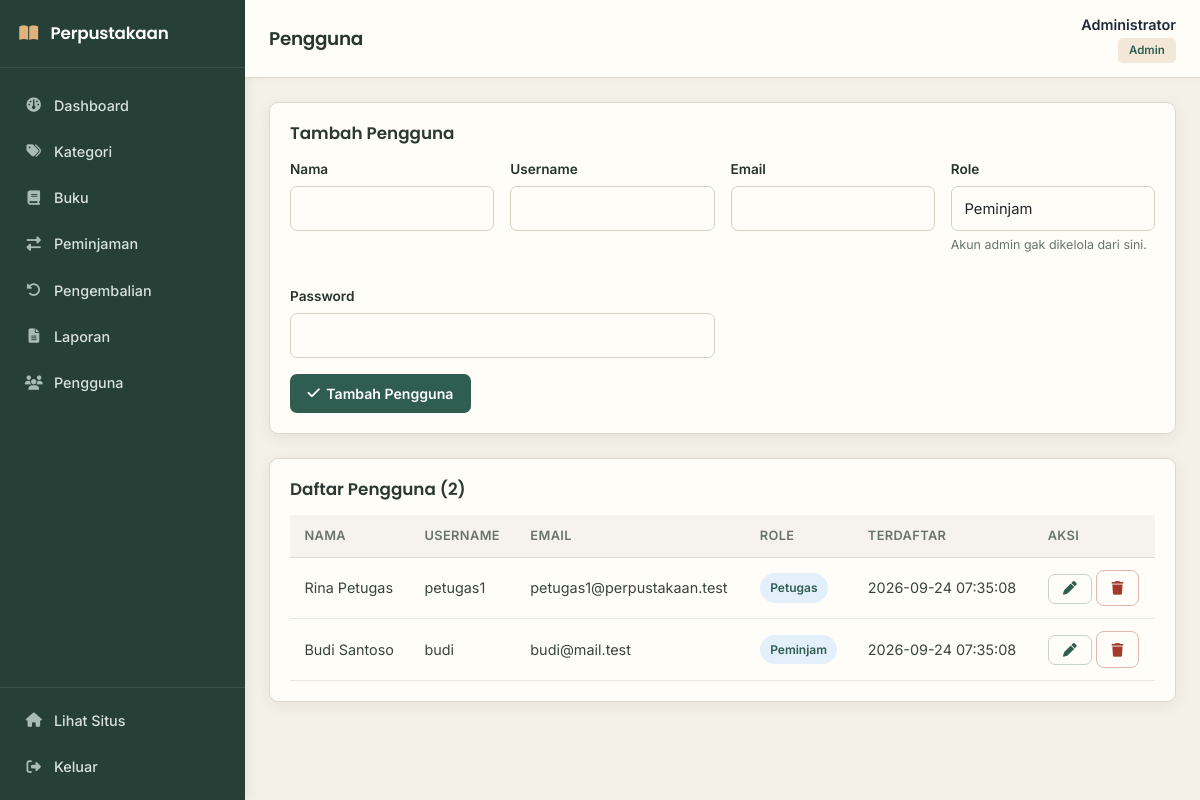
The page /perpus_work/backend/shared/pengguna_index.php (signed in) on the database its author committed.
### tables this page shows
CREATE TABLE IF NOT EXISTS users (
    id INT AUTO_INCREMENT PRIMARY KEY,
    nama VARCHAR(150) NOT NULL,
    username VARCHAR(50) NOT NULL UNIQUE,
    email VARCHAR(150) NOT NULL UNIQUE,
    nik VARCHAR(16) NULL UNIQUE,
    password VARCHAR(255) NOT NULL,
    role ENUM('admin', 'petugas', 'peminjam') NOT NULL DEFAULT 'peminjam',
    created_at TIMESTAMP DEFAULT CURRENT_TIMESTAMP,
    updated_at TIMESTAMP DEFAULT CURRENT_TIMESTAMP ON UPDATE CURRENT_TIMESTAMP
);

### app/helpers/auth.php (called while the page is built, shortened)
<?php
function sudahLogin(): bool
{
    return isset($_SESSION['status'], $_SESSION['user_id']) && $_SESSION['status'] === 'login';
}
function currentUser(): ?array
{
    return [
        'id'       => $_SESSION['user_id'],
        'nama'     => $_SESSION['nama'] ?? '',
        'username' => $_SESSION['username'] ?? '',
        'role'     => $_SESSION['role'] ?? '',
        'email'    => $_SESSION['email'] ?? '',
    ];
}

### perpus_work/backend/shared/pengguna_index.php (the view, shortened to what this page needs)
<?php
require_once __DIR__ . '/../layouts/header.php';
require_once __DIR__ . '/../layouts/sidebar.php';
$editData = null;
$users = $db->query("SELECT id, nama, username, email, role, created_at FROM users WHERE role != 'admin' ORDER BY FIELD(role, 'petugas', 'peminjam'), id DESC")->fetchAll();
$isEditPeminjam = $editData && $editData['role'] === 'peminjam';
?>
<div class="panel mb-4">
    <div class="panel-heading">
        <h2><?= $editData ? 'Edit Pengguna' : 'Tambah Pengguna' ?></h2>
    </div>
    <form action="proses.php" method="POST">
        <div class="row g-3">
            <div class="col-md-3">
                <label class="form-label">Nama</label>
                <input type="text" name="nama" class="form-control" required <?= $isEditPeminjam ? 'readonly' : '' ?>
                       value="<?= htmlspecialchars($editData['nama'] ?? '', ENT_QUOTES, 'UTF-8') ?>">
            </div>
            <div class="col-md-3">
                <label class="form-label">Username</label>
                <input type="text" name="username" class="form-control" required <?= $editData ? 'readonly' : '' ?>
                       value="<?= htmlspecialchars($editData['username'] ?? '', ENT_QUOTES, 'UTF-8') ?>">
            </div>
            <div class="col-md-3">
                <label class="form-label">Email</label>
                <input type="email" name="email" class="form-control" required <?= $isEditPeminjam ? 'readonly' : '' ?>
                       value="<?= htmlspecialchars($editData['email'] ?? '', ENT_QUOTES, 'UTF-8') ?>">
            </div>
            <div class="col-md-3">
                <label class="form-label">Role</label>
                <select name="role" class="form-control">
                    <?php foreach (['peminjam', 'petugas'] as $r): ?>
                        <option value="<?= $r ?>" <?= ($editData['role'] ?? 'peminjam') === $r ? 'selected' : '' ?>><?= ucfirst($r) ?></option>
                    <?php endforeach; ?>
                </select>
                <p class="form-hint">Akun admin gak dikelola dari sini.</p>
            </div>
            <div class="col-md-6">
                <label class="form-label">
                    Password <?= $editData ? '(kosongkan kalau gak ganti)' : '' ?>
                </label>
                <input type="password" name="password" class="form-control"
                       <?= $editData ? '' : 'required' ?> <?= $isEditPeminjam ? 'disabled' : '' ?>>
            </div>
        </div>
        <div class="mt-3">
            <button type="submit" class="btn-brand"><i class="fas fa-check"></i> <?= $editData ? 'Simpan Perubahan' : 'Tambah Pengguna' ?></button>
        </div>
    </form>
</div>
<div class="panel">
    <div class="panel-heading"><h2>Daftar Pengguna (<?= count($users) ?>)</h2></div>
    <div class="table-wrap">
        <table class="data-table">
            <thead><tr><th>Nama</th><th>Username</th><th>Email</th><th>Role</th><th>Terdaftar</th><th>Aksi</th></tr></thead>
            <tbody>
                <?php if (empty($users)): ?>
                    <tr><td colspan="6" class="text-center text-muted py-4">Belum ada pengguna.</td></tr>
                <?php else: ?>
                    <?php foreach ($users as $u): ?>
                        <tr>
                            <td><?= htmlspecialchars($u['nama'], ENT_QUOTES, 'UTF-8') ?></td>
                            <td><?= htmlspecialchars($u['username'], ENT_QUOTES, 'UTF-8') ?></td>
                            <td><?= htmlspecialchars($u['email'], ENT_QUOTES, 'UTF-8') ?></td>
                            <td><span class="badge-pill badge-aktif"><?= ucfirst($u['role']) ?></span></td>
                            <td><?= htmlspecialchars($u['created_at'] ?? '-', ENT_QUOTES, 'UTF-8') ?></td>
                            <td>
                                <a href="index.php?edit=<?= (int) $u['id'] ?>" class="btn-outline"><i class="fas fa-pen"></i></a>
                                <?php if ((int) $u['id'] !== (int) $me['id']): ?>
                                    <form action="proses.php" method="POST" style="display:inline" onsubmit="return confirm('Hapus pengguna ini?');">
                                        <button type="submit" class="btn-danger-outline"><i class="fas fa-trash"></i></button>
                                    </form>
                                <?php endif; ?>
                            </td>
                        </tr>
                    <?php endforeach; ?>
                <?php endif; ?>
            </tbody>
        </table>
    </div>
</div>

### backend/assets/style.css (style rules this page uses)
:root { --color-bg: #F2F6FC; --color-surface: #FFFFFF; --color-ink: #12202E; --color-ink-soft: #5B6B7C; --color-primary: #0B4F9C; --color-primary-dark: #073868; --color-accent: #1E9BE0; --color-accent-soft: #DCEEFB; --color-border: #DCE6F0; --font-display: 'Poppins', sans-serif; --font-body: 'Inter', sans-serif; }
* { box-sizing: border-box; }
body { margin: 0; font-family: var(--font-body); background: var(--color-bg); color: var(--color-ink); }
h1, h2, h3 { font-family: var(--font-display); }
.panel { background: var(--color-surface); border: 1px solid var(--color-border); border-radius: 12px; padding: 1.5rem; }
.panel-heading { display: flex; justify-content: space-between; align-items: center; margin-bottom: 1.2rem; flex-wrap: wrap; gap: 0.6rem; }
.panel-heading h2 { font-size: 1.05rem; font-weight: 600; margin: 0; }
.btn-brand { background: var(--color-primary); color: #fff; border: none; border-radius: 8px; padding: 0.55rem 1.1rem; font-weight: 600; font-size: 0.88rem; text-decoration: none; display: inline-flex; align-items: center; gap: 0.4rem; cursor: pointer; }
.btn-outline { background: transparent; color: var(--color-primary); border: 1.5px solid var(--color-primary); border-radius: 8px; padding: 0.45rem 0.9rem; font-weight: 600; font-size: 0.85rem; text-decoration: none; display: inline-flex; align-items: center; gap: 0.35rem; }
.btn-danger-outline { background: transparent; color: #A23B2E; border: 1.5px solid #E1B7AE; border-radius: 8px; padding: 0.45rem 0.9rem; font-weight: 600; font-size: 0.85rem; cursor: pointer; }
.table-wrap { overflow-x: auto; }
table.data-table { width: 100%; border-collapse: collapse; font-size: 0.9rem; }
.data-table th { text-align: left; padding: 0.7rem 0.9rem; color: var(--color-ink-soft); font-weight: 600; font-size: 0.8rem; text-transform: uppercase; letter-spacing: 0.03em; border-bottom: 2px solid var(--color-border); white-space: nowrap; }
.data-table td { padding: 0.75rem 0.9rem; border-bottom: 1px solid var(--color-border); vertical-align: middle; }
.badge-pill { display: inline-block; font-size: 0.75rem; font-weight: 600; padding: 0.2rem 0.65rem; border-radius: 999px; }
.badge-aktif, .badge-dikembalikan { background: #E3F0FB; color: var(--color-primary); }
.form-label { font-size: 0.85rem; font-weight: 600; margin-bottom: 0.4rem; display: block; }
.form-control { width: 100%; padding: 0.6rem 0.85rem; border: 1.5px solid var(--color-border); border-radius: 8px; font-family: inherit; font-size: 0.92rem; background: var(--color-bg); }
.form-hint { font-size: 0.78rem; color: var(--color-ink-soft); margin-top: 0.3rem; }
:root { --color-bg: #f5f7fb; --color-surface: #ffffff; --color-ink: #172033; --color-ink-soft: #6b7280; --color-primary: #5b5ce2; --color-primary-dark: #3730a3; --color-accent: #8b5cf6; --color-accent-soft: #eeecff; --color-border: #e8eaf2; --shadow-soft: 0 8px 30px rgba(31, 41, 55, .06); --shadow-hover: 0 14px 34px rgba(79, 70, 229, .12); }
body { background: #f5f7fb; color: var(--color-ink); }
.stat-card, .panel { border: 1px solid var(--color-border); border-radius: 16px; box-shadow: var(--shadow-soft); transition: transform .2s ease, box-shadow .2s ease, border-color .2s ease; }
.panel { padding: 1.45rem; }
.panel-heading { margin-bottom: 1rem; }
.panel-heading h2 { font-size: 1.08rem; color: #20243a; }
.btn-brand { background: linear-gradient(135deg, #5b5ce2, #7c3aed); border-radius: 10px; box-shadow: 0 7px 16px rgba(91,92,226,.2); }
.btn-outline { color: #5b5ce2; border-color: #d9d7fb; border-radius: 10px; background: #fafaff; }
.data-table { border-spacing: 0; }
.data-table th { color: #777d91; background: #fafbfe; border-bottom: 1px solid #e7e9f0; }
.data-table td { border-bottom: 1px solid #eef0f5; color: #30364a; }
.data-table tbody tr { transition: background .15s ease; }
.badge-pill { border-radius: 999px; padding: .35rem .65rem; font-weight: 600; }
.form-control, .form-select { border-color: #dfe2eb; border-radius: 10px; padding: .65rem .8rem; }

### rows shown on the page
users: nama "Rina Petugas", username "petugas1", email "petugas1@perpustakaan.test", role "Petugas", created_at "2026-09-24 07:35:08"
users: nama "Budi Santoso", username "budi", email "budi@mail.test", role "Peminjam", created_at "2026-09-24 07:35:08"

### other values the page prints
$pageTitle "Pengguna"
$me['nama'] ?: $me['username'] "Administrator"
$me['role'] "Admin"
count($users) "2"
form field role "Peminjam"
